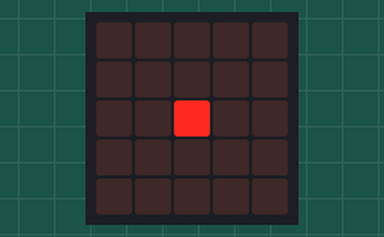
Bench run of a program on a simulated BBC micro:bit running MicroPython. On the bench: the board's 5×5 LED display.

Above: at 0.1 s.
At 0.6 s:
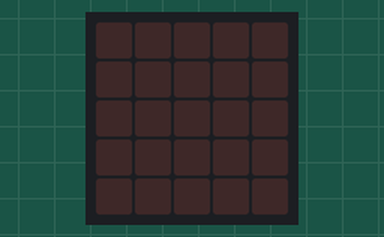

The program:

blinkenlights.py
```python
# Microbit Blinkenlights
from microbit import *

blink_interval = 500
pixel_intensity = 9

while True:
    display.set_pixel(2, 2, pixel_intensity)
    pixel_intensity = 0 if pixel_intensity == 9 else 9

    sleep(blink_interval)
```

Measured:
- what the display in image 1 shows lasts 0.5 s, from 0.5 s to 1.0 s
